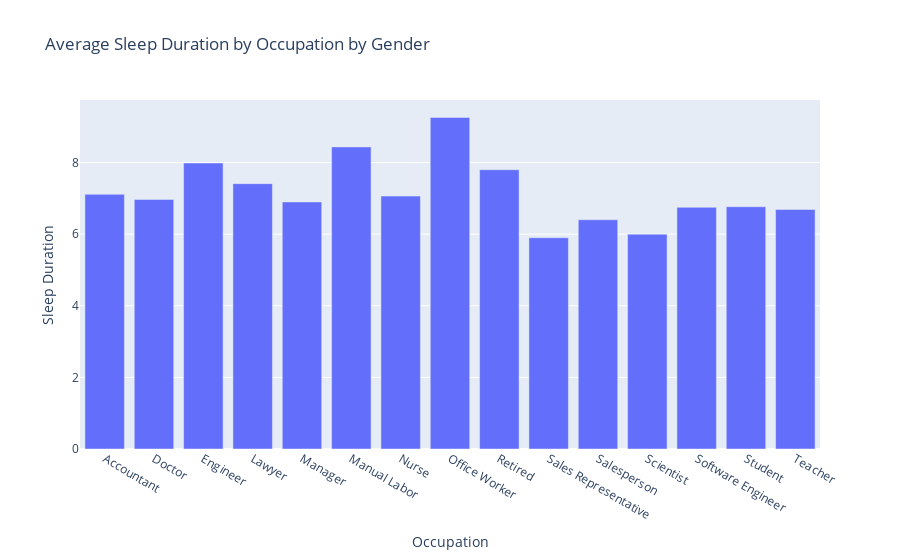

This figure's notebook cell:
### Markdown cell above
With the dataset cleaned and prepared, I can begin to explore the relationships between sleep and lifestyle habits through data visualizations. These charts will provide valuable insights into the best way for improving sleep health.

### Code cell
sleep_occ = sh.groupby('Occupation')['Sleep Duration'].mean().reset_index()
fig1 = px.bar(sleep_occ, x='Occupation', y='Sleep Duration', color_continuous_scale='redor', 
              title='Average Sleep Duration by Occupation by Gender')
fig1.show()

### Figure 1 — Plotly figure (JSON) as saved in the notebook; plotly's stock layout.template omitted (floating-point values rounded to 4 significant figures)
{"data": [{"alignmentgroup": "True", "hovertemplate": "Occupation=%{x}<br>Sleep Duration=%{y}<extra></extra>", "legendgroup": "", "marker": {"color": "#636efa", "pattern": {"shape": ""}}, "name": "", "offsetgroup": "", "orientation": "v", "showlegend": false, "textposition": "auto", "type": "bar", "x": ["Accountant", "Doctor", "Engineer", "Lawyer", "Manager", "Manual Labor", "Nurse", "Office Worker", "Retired", "Sales Representative", "Salesperson", "Scientist", "Software Engineer", "Student", "Teacher"], "xaxis": "x", "y": [7.114, 6.97, 7.987, 7.411, 6.9, 8.438, 7.063, 9.26, 7.8, 5.9, 6.403, 6, 6.75, 6.767, 6.69], "yaxis": "y"}], "layout": {"barmode": "relative", "legend": {"tracegroupgap": 0}, "title": {"text": "Average Sleep Duration by Occupation by Gender"}, "xaxis": {"anchor": "y", "domain": [0, 1], "title": {"text": "Occupation"}}, "yaxis": {"anchor": "x", "domain": [0, 1], "title": {"text": "Sleep Duration"}}}}
